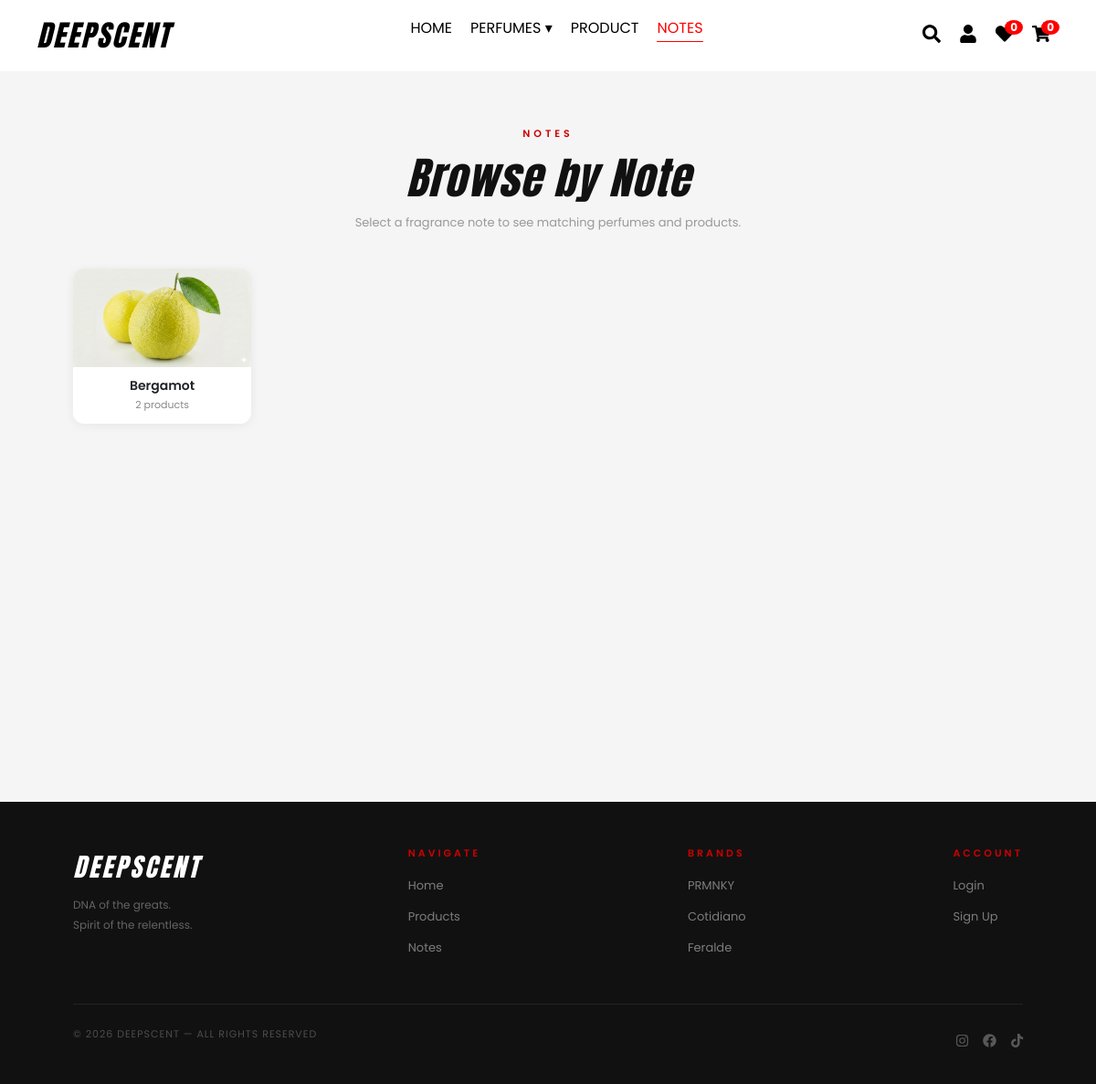
The app's page /notes with its own data.
### website/models.py (models this page shows)
class Note(db.Model):
    id = db.Column(db.Integer, primary_key=True)
    name = db.Column(db.String(100), unique=True, nullable=False)
    image = db.Column(db.String(100), nullable=True)
    products = db.relationship('Product', backref='note', lazy=True)

class Brand(db.Model):
    id = db.Column(db.Integer, primary_key=True)
    name = db.Column(db.String(100), unique=True, nullable=False)
    logo = db.Column(db.String(150), nullable=True)

### website/views.py (the view)
@views.route('/notes')
def notes():
    notes = Note.query.order_by(Note.name).all()
    return render_template('notes.html', notes=notes)

### website/templates/notes.html (shortened to what this page needs)
{% extends "base.html" %}
{% block content %}
<section class="notes-page">
    <div class="notes-header">
        {% if note %}
            <div class="note-breadcrumb">
                <a href="{{ url_for('views.notes') }}">Notes</a>
                <span>/</span>
                <span>{{ note.name }}</span>
            </div>
            <div class="note-detail-top">
                <p class="section-label">NOTE</p>
                <h1 class="note-title">{{ note.name }}</h1>
                <p class="note-description">Products tagged with this note.</p>
                {% if note.image %}
                <div class="note-image-card">
                    <img src="{{ url_for('static', filename='uploads/' ~ note.image) }}" alt="{{ note.name }}">
                </div>
                {% endif %}
            </div>
        {% else %}
            <div style="text-align:center;margin-bottom:40px;">
                <p class="section-label">NOTES</p>
                <h1 class="note-title">Browse by Note</h1>
                <p class="note-description">Select a fragrance note to see matching perfumes and products.</p>
            </div>
        {% endif %}
    </div>
    {% if note %}
    <div class="products-grid">
        {% if products %}
            {% for product in products %}
            <div class="product-card">
                <div class="product-img-wrap">
                    {% if product.discount %}
                    <div class="product-badge-sale">SAVE {{ product.discount }}%</div>
                    {% endif %}
                    {% set total_stock = (product.stock_50ml or 0) + (product.stock_100ml or 0) %}
                    {% if total_stock == 0 %}
                    <div class="product-badge-stock out">Out of Stock</div>
                    {% elif total_stock < 5 %}
                    <div class="product-badge-stock low">{{ total_stock }} left</div>
                    {% endif %}
                    <a href="{{ url_for('views.product_detail', product_id=product.id) }}">
                        <img src="{{ url_for('static', filename='uploads/' ~ product.image) }}" alt="{{ product.name }}">
                    </a>
                </div>
                <div class="product-info">
                    <div class="product-tags">
                        <span class="tag tag-gender">{{ product.gender or 'UNISEX' }}</span>
                        <span class="tag tag-type">EDP</span>
                    </div>
                    <p class="product-brand">{{ product.brand }}</p>
                    <a href="{{ url_for('views.product_detail', product_id=product.id) }}" style="text-decoration:none;">
                        <h3 class="product-name">{{ product.name }}</h3>
                    </a>
                    <div class="product-footer">
                        <div class="product-price-wrap">
                            {% if product.discount %}
                            <span class="product-price-old">₱{{ "%.2f"|format(product.price) }}</span>
                            <span class="product-price">₱{{ "%.2f"|format(product.price * (1 - product.discount / 100)) }}</span>
                            {% else %}
                            <span class="product-price">₱{{ "%.2f"|format(product.price) }}</span>
                            {% endif %}
                        </div>
                        <div class="product-actions">
                            <button class="product-action-btn heart-btn {% if current_user.is_authenticated and product.id in favorited_ids %}favorited{% endif %}"
                                data-id="{{ product.id }}"
                                data-auth="{% if current_user.is_authenticated %}yes{% else %}no{% endif %}"
                                onclick="toggleFavorite(this)" title="Favorites">
                                <i class="fas fa-heart"></i>
                            </button>
                            <button class="product-action-btn cart-btn" title="Add to Cart"
                                onclick="openCartModal('{{ product.id }}', '{{ product.name }}', {{ product.price * (1 - product.discount / 100) if product.discount else product.price }}, '{% if current_user.is_authenticated %}yes{% else %}no{% endif %}', '{{ url_for('static', filename='uploads/' ~ product.image) }}', '{{ product.brand }}', '{{ product.gender if product.gender else 'UNISEX' }}', {{ (product.price_100ml * (1 - product.discount / 100)) if product.price_100ml and product.discount else (product.price_100ml if product.price_100ml else product.price) }})">
                                <i class="fas fa-shopping-cart"></i>
                            </button>
                        </div>
                    </div>
                </div>
            </div>
            {% endfor %}
        {% else %}
            <p class="empty-row">No products found for this note yet.</p>
        {% endif %}
    </div>
    {% else %}
    <div class="notes-grid">
        {% if notes %}
            {% for note in notes %}
            <a href="{{ url_for('views.note_products', note_id=note.id) }}" class="note-card">
                {% if note.image %}
                <div class="note-card-image"><img src="{{ url_for('static', filename='uploads/' ~ note.image) }}" alt="{{ note.name }}"></div>
                {% endif %}
                <div class="note-card-body">
                    <h3>{{ note.name }}</h3>
                    <p>{{ note.products | length }} product{{ 's' if note.products | length != 1 }}</p>
                </div>
            </a>
            {% endfor %}
        {% else %}
            <div class="empty-row" style="grid-column: 1 / -1;">
                <p class="empty-row-text">No notes added yet.</p>
            </div>
        {% endif %}
    </div>
    {% endif %}
</section>
{% endblock %}

### website/templates/base.html (shortened to what this page needs)
<!DOCTYPE html>
<html lang="en">
<head>
    <link rel="stylesheet" href="{{ url_for('static', filename='css/all.min.css') }}">
    <link rel="stylesheet" href="{{ url_for('static', filename='css/bootstrap.min.css') }}">
    <link rel="stylesheet" href="{{ url_for('static', filename='css/all.min.css') }}">
    <link rel="stylesheet" href="{{ url_for('static', filename='css/style.css') }}">
    <link rel="stylesheet" href="https://unpkg.com/leaflet@1.9.4/dist/leaflet.css">
</head>
<body>
    <nav class="navbar">
        <div class="logo">DEEPSCENT</div>
        <ul class="nav-links">
            <li><a href="{{ url_for('views.home') }}" class="{% if request.endpoint == 'views.home' %}active{% endif %}">HOME</a></li>
            <li class="dropdown">
                <a href="#" class="dropdown-toggle" id="perfumes-link">PERFUMES <span class="arrow">&#9662;</span></a>
            </li>
            <li><a href="{{ url_for('views.product') }}" class="{% if request.endpoint == 'views.product' %}active{% endif %}">PRODUCT</a></li>
            <li><a href="{{ url_for('views.notes') }}" class="{% if request.endpoint == 'views.notes' %}active{% endif %}">NOTES</a></li>
        </ul>
        <div class="icons">
            <a href="#" onclick="toggleSearch(event)"><i class="fas fa-search"></i></a>
            {% if current_user.is_authenticated %}
                <a href="javascript:void(0);" onclick="openProfile()"><i class="fa fa-user"></i></a>
                {% if current_user.is_admin %}
                <a href="{{ url_for('admin.dashboard') }}" title="Admin" style="position:relative;">
                    <i class="fas fa-shield-alt"></i>
                    {% if g.low_stock_count > 0 %}
                    <span class="badge">{{ g.low_stock_count }}</span>
                    {% endif %}
                </a>
                {% endif %}
            {% else %}
                <a href="{{ url_for('auth.login') }}"><i class="fa fa-user"></i></a>
            {% endif %}
            <a href="{% if current_user.is_authenticated %}{{ url_for('views.favorites') }}{% else %}{{ url_for('auth.login') }}{% endif %}"><i class="fas fa-heart"></i><span class="badge fav-badge">{{ current_user.favorites | length if current_user.is_authenticated else 0 }}</span></a>
            <a href="{% if current_user.is_authenticated %}{{ url_for('views.cart') }}{% else %}{{ url_for('views.cart_login_required') }}{% endif %}"><i class="fas fa-shopping-cart"></i><span class="badge cart-badge">{{ current_user.cart_items | sum(attribute='quantity') if current_user.is_authenticated else 0 }}</span></a>
        </div>
    </nav>
    <main>
        {% block content %}{% endblock %}
    </main>
    <footer>
        <div class="footer-inner">
            <div class="footer-brand">
                <div class="footer-logo">DEEPSCENT</div>
                <p>DNA of the greats.<br>Spirit of the relentless.</p>
            </div>
            <div class="footer-links">
                <h4>NAVIGATE</h4>
                <ul>
                    <li><a href="{{ url_for('views.home') }}">Home</a></li>
                    <li><a href="{{ url_for('views.product') }}">Products</a></li>
                    <li><a href="{{ url_for('views.notes') }}">Notes</a></li>
                </ul>
            </div>
            <div class="footer-links">
                <h4>BRANDS</h4>
                <ul>
                    {% for brand in g.brands %}
                    <li><a href="{{ url_for('views.perfumes', brand=brand.name) }}">{{ brand.name }}</a></li>
                    {% endfor %}
                </ul>
            </div>
            <div class="footer-links">
                <h4>ACCOUNT</h4>
                <ul>
                    {% if current_user.is_authenticated %}
                    <li><a href="javascript:void(0);" onclick="openProfile()">My Profile</a></li>
                    <li><a href="{{ url_for('auth.logout') }}">Logout</a></li>
                    {% else %}
                    <li><a href="{{ url_for('auth.login') }}">Login</a></li>
                    <li><a href="{{ url_for('auth.signup') }}">Sign Up</a></li>
                    {% endif %}
                </ul>
            </div>
        </div>
        <div class="footer-bottom">
            <p>&copy; 2026 DEEPSCENT — ALL RIGHTS RESERVED</p>
            <div class="footer-socials">
                <a href="#"><i class="fab fa-instagram"></i></a>
                <a href="#"><i class="fab fa-facebook"></i></a>
                <a href="#"><i class="fab fa-tiktok"></i></a>
            </div>
        </div>
    </footer>
</body>
</html>

### website/static/css/style.css (style rules this page uses)
body { margin: 0; font-family: 'Poppins', sans-serif; background: #f5f5f5; }
.navbar { display: flex; justify-content: space-between; align-items: center; padding: 15px 40px; background: white; color: white; }
.nav-links { font-size: 15px; list-style: none; display: flex; gap: 20px; }
.nav-links a { position: relative; font-family: 'Poppins', sans-serif; font-size: 16px; color: black; text-decoration: none; transition: color 0.3s ease; }
.nav-links a.active { color: red; }
.nav-links a.active::after { content: ""; position: absolute; bottom: -4px; left: 0; width: 100%; height: 1px; background: red; }
.nav-links a::after { content: ""; position: absolute; bottom: -4px; left: 50%; width: 0; height: 1px; background: red; transition: width 0.3s ease, left 0.3s ease; }
.nav-links .dropdown > a { border: none !important; text-decoration: none !important; color: black; position: relative; }
.nav-links .dropdown > a::after { content: none !important; }
.icons { display: flex; align-items: center; }
.icons a { color: black; margin: 0 10px; position: relative; display: inline-block; transition: color 0.3s ease, transform 0.3s ease; }
.fa-search { font-size: 20px; }
.fa-user { font-size: 20px; }
.fa-heart { font-size: 20px; }
.fa-shopping-cart { font-size: 20px; }
.icons a i, .icons a svg { font-size: 20px !important; width: 20px !important; height: 20px !important; }
.icons .badge { position: absolute; top: -5px; right: -10px; background: red; color: white; font-size: 12px; border-radius: 50%; padding: 2px 6px; }
.badge { position: absolute; top: -8px; right: -8px; background: red; color: white; font-size: 12px; padding: 2px 6px; border-radius: 50%; }
.logo { font-family: 'Anton', sans-serif; font-size: 32px; color: black; letter-spacing: 2px; font-style: italic; }
.dropdown { position: relative; }
.arrow { transition: transform 0.3s ease; }
footer { background: #111; color: #fff; padding: 50px 80px 30px; margin-top: 0; }
.footer-inner { display: flex; justify-content: space-between; align-items: flex-start; margin-bottom: 40px; gap: 40px; }
.footer-brand .footer-logo { font-family: 'Anton', sans-serif; font-style: italic; font-size: 28px; color: #fff; letter-spacing: 3px; margin-bottom: 10px; }
.footer-brand p { font-size: 12px; color: rgba(255,255,255,0.35); line-height: 1.8; max-width: 220px; }
.footer-links h4 { font-size: 11px; letter-spacing: 3px; color: #cc0000; margin-bottom: 16px; font-weight: 600; }
.footer-links ul { list-style: none; padding: 0; margin: 0; }
.footer-links ul li { margin-bottom: 10px; }
.footer-links ul li a { font-size: 13px; color: rgba(255,255,255,0.45); text-decoration: none; transition: color 0.2s ease; }
.footer-bottom { border-top: 1px solid rgba(255,255,255,0.08); padding-top: 24px; display: flex; justify-content: space-between; align-items: center; }
.footer-bottom p { font-size: 11px; color: rgba(255,255,255,0.25); letter-spacing: 1px; }
.footer-socials { display: flex; gap: 16px; }
.footer-socials a { color: rgba(255,255,255,0.3); font-size: 15px; transition: color 0.2s ease; text-decoration: none; }

### website/templates/notes.html (style rules this page uses)
.notes-page { padding: 60px 80px; background: #f5f5f5; min-height: 100vh; }
.notes-header { margin-bottom: 32px; }
.section-label { font-size: 11px; letter-spacing: 4px; color: #cc0000; font-weight: 600; margin-bottom: 12px; }
.note-title { font-family: 'Anton', sans-serif; font-style: italic; font-size: 48px; color: #111; margin: 0 0 10px; letter-spacing: 1px; }
.note-description { font-size: 13px; color: #999; }
.notes-grid { display: grid; grid-template-columns: repeat(5, 1fr); gap: 16px; }
.note-card { display: block; background: #fff; border-radius: 12px; overflow: hidden; text-decoration: none; color: inherit; box-shadow: 0 2px 12px rgba(0,0,0,0.06); transition: transform 0.2s, box-shadow 0.2s; }
.note-card-image { overflow: hidden; }
.note-card-image img { width: 100%; display: block; }
.note-card-body { padding: 12px; text-align: center; }
.note-card-body h3 { margin: 0 0 4px; font-size: 14px; font-weight: 600; }
.note-card-body p { margin: 0; color: #888; font-size: 11px; }

### records on screen
Note: image (picture), name "Bergamot", products|length "2", products "s"
Brand: name "PRMNKY"
Brand: name "Cotidiano"
Brand: name "Feralde"
